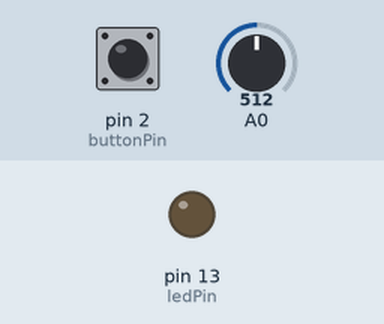
A sketch run on a simulated Arduino Uno, built with avr-gcc and run on an emulated ATmega328P. On the bench: output pins drawn as LEDs (lit = HIGH). Inputs (shaded band) come from the test bench; at power-on: pin 2 (buttonPin) LOW, A0 = 512. What the sketch prints to the serial monitor is not drawn.

Above: at 1.2 s.
1.3 s: pin 2 (buttonPin) pulled HIGH for 0.15 s
At 1.37 s:
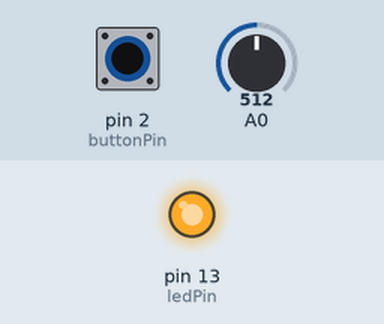
2.9 s: pin 2 (buttonPin) pulled HIGH for 3.2 s
At 6.8 s:
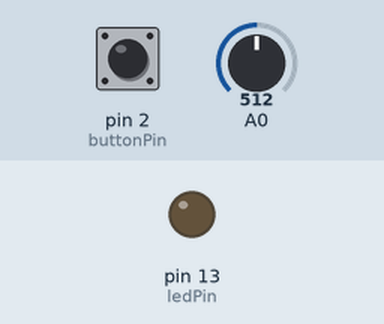
Timing chart, 0 to 8.3 s (numbered marks = the images above; inputs shaded):
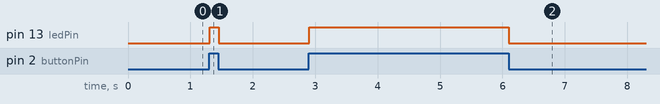

Measured:
- after the input at 1.3 s, pin 13 (ledPin): LOW → HIGH at once, → LOW 0.14 s later
- after the input at 2.9 s, pin 13 (ledPin): LOW → HIGH at once, → LOW 3.2 s later

The sketch:

czujnik_szczelinowy.ino
```cpp
const int buttonPin = 2;
const int ledPin = 13;
int buttonState = 0;

void setup() {
  // initialize the LED pin as an output:
  pinMode(ledPin, OUTPUT);
  // initialize the pushbutton pin as an input:
  pinMode(buttonPin, INPUT);
  Serial.begin(9600);
  Serial.println("start");
}

void loop() {
  // read the state of the pushbutton value:
  buttonState = digitalRead(buttonPin);

  // check if the pushbutton is pressed. If it is, the buttonState is HIGH:
  if (buttonState == HIGH) {
    // turn LED on:
    digitalWrite(ledPin, HIGH);
  } else {
    // turn LED off:
    digitalWrite(ledPin, LOW);
  }
  int sensorValue = analogRead(A0);
  //print out the value you read:
  Serial.println(sensorValue);
  delay(10);  // delay in between reads for stability
}
```
